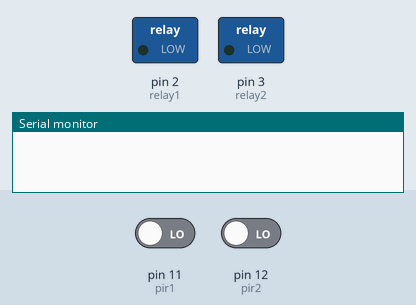
This sketch was run on a simulated Arduino Uno, built with avr-gcc and run on an emulated ATmega328P. On the bench: switched loads named in the sketch (green lamp = pin HIGH), the last lines printed to the serial monitor. The test bench sets the inputs (shaded band); at power-on: pin 11 (pir1) LOW, pin 12 (pir2) LOW.

Above: at 1.2 s.
1.3 s: pin 11 (pir1) driven HIGH
At 1.9 s:
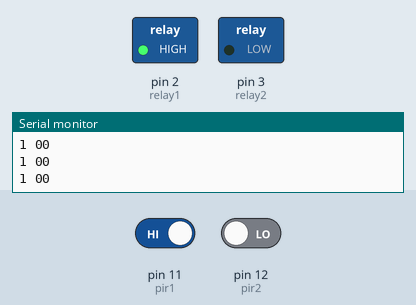
2.8 s: pin 12 (pir2) driven HIGH
At 3.2 s:
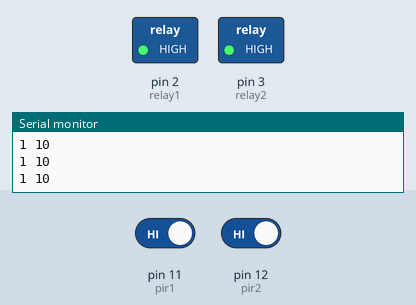
Timing chart, 0 to 5.8 s (numbered marks = the images above; inputs shaded):
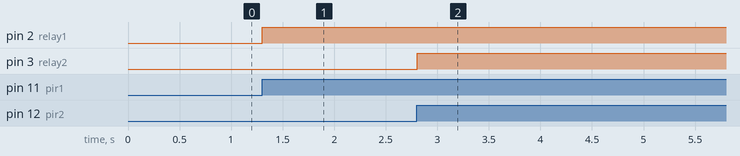

The sketch:

Bathroom.ino
```cpp
int relay1 = 2;                   // Initialize pin no.
int relay2 = 3;
int pir1 = 11;
int pir2 = 12;
int i;
void setup()
{
 pinMode(relay1,OUTPUT);         // Define pin mode
 pinMode(relay2,OUTPUT);
 pinMode(pir1,INPUT_PULLUP);
 pinMode(pir2,INPUT_PULLUP);
 Serial.begin(9600);
}

void loop()
{
  digitalWrite(relay1,LOW);        // Initially turn off relay
  digitalWrite(relay2,LOW);
 if(digitalRead(pir1)==HIGH)       // If pir1 detects motion
 {
  digitalWrite(relay1,HIGH);       // Turn On Relay 1
  Timer();
 }
 if(digitalRead(pir2)==HIGH)        // If pir2 detects motion
 {
  digitalWrite(relay2,HIGH);        // Turn On Relay 2
  Timer();
 }
 else
 {
  digitalWrite(relay1,LOW);       // No motion detected turnn off both relays
  digitalWrite(relay2,LOW);
 }
}
void Timer()
{
  for(i=0;i<=500;i++)
  {
    if(digitalRead(pir1)==HIGH)
    {
      digitalWrite(relay1,HIGH);
      i = 0;
    }
    if(digitalRead(pir2)==HIGH)
    {
      digitalWrite(relay2,HIGH);
      i = 0;
    }
    Serial.println(i);
    Serial.print(digitalRead(pir1));
    Serial.print(" ");
    Serial.print(digitalRead(pir2));
    delay(100);
  }
}
```

Measured:
- after the input at 1.3 s, pin 2 (relay1): LOW → HIGH at once
- after the input at 2.8 s, pin 3 (relay2): LOW → HIGH at once
